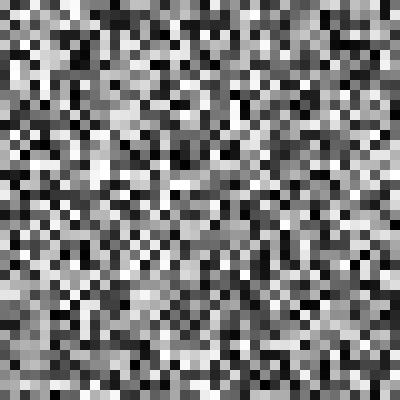
Frame 1 (no input)
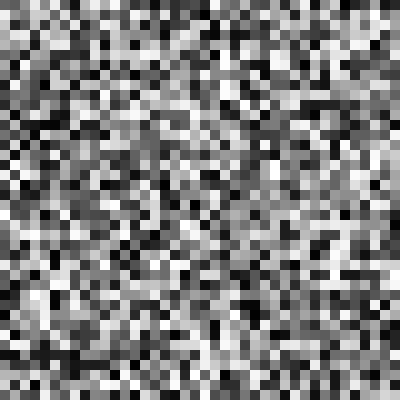
Frame 60 (no input)
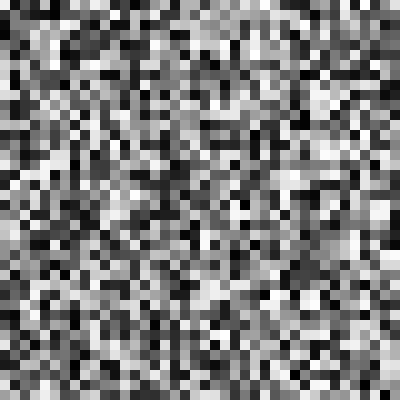
Frame 120 (the mouse pressed at the canvas centre since frame 60)

The p5.js sketch that drew these frames (run headless with seeded random() and noise() and a simulated clock; from frame 60 on, the mouse is pressed at the canvas centre):

// p5.js sketch
// ── sketch.js
let boxSize = 10;

function setup() {
  createCanvas(400, 400);  
}

function draw() {
    strokeWeight(0);
  
    for (let x = 0; x < width; x+=boxSize){
    for (let y = 0; y < height; y+=boxSize){
      fill(random(255));
      rect(x,y,boxSize,boxSize)
    }
  }
}
